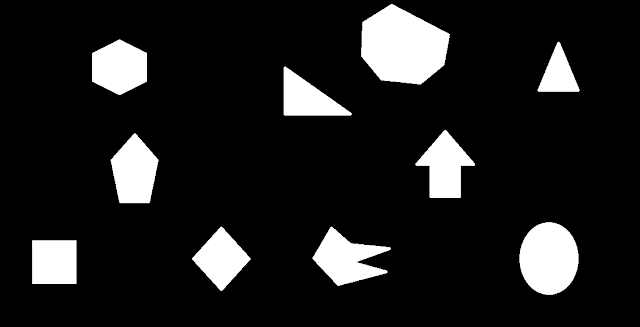
//> input picture Image Processing/src.png, 640 x 327 px
$ ./main   (built with g++ and OpenCV 4)
//> lines starting //> are read from the running program, lines starting //| are printed output that depends on the picture; after the words box and inside, x2 and y2 are one past the last pixel; in counts of white or black regions, pixels touching at a corner belong together
//Includes
#include <iostream>
#include "opencv2/opencv.hpp"
#include <stdint.h>
#include <bitset>

//Namespaces
using namespace cv;
using namespace std;

//Variables

Mat original;
Mat* originalPt = &original;
//Number of shapes Variable
int numberOfShapesExpected = 1;
int numberOfShapes = 0;

//Define countour vector
vector<vector<Point> > contours;

//Function declarations
Mat ImageCapture(Mat original);


//Main function
int main(int argv, char** argc)
{
	VideoCapture videoStream(0);
	Mat image = imread("src.png");
//> image is the input picture: 327 rows x 640 cols, CV_8UC3; min 0, max 255, mean 30
	//imshow("image", ImageCapture(image));
	//namedWindow("Webcam");
	while (videoStream.isOpened()) {
		videoStream >> image;
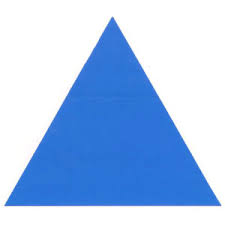
//> input picture Image Processing/src.jpg, 225 x 225 px, given in place of the camera
//> image is the input picture: 225 rows x 225 cols, CV_8UC3; mean B, G, R 238.3, 198.1, 169.5
		imshow("Webcam", ImageCapture(image));
		waitKey(1);
	}

	return(0);
}

Mat ImageCapture(Mat original) {
	//imshow("original", original);
	//Variables for binary conversion
	double thr1 = 800;
	double thr2 = 850;

	//Hold pointers for contours
	vector<Point> result;
	vector<vector<Point> > contours;
	vector<Vec4i> hierarchy;

	//Variables for image storage
	Mat grayscale, binary;

	//Convert source image to grayscale
	cvtColor(original, grayscale, CV_RGB2GRAY);
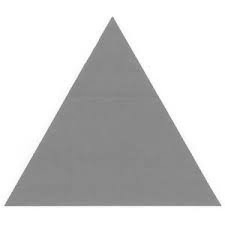
//> grayscale: 225 rows x 225 cols, CV_8UC1; min 118, max 255, mean 206.8

	//Convert grayscale image to binary
	Canny(grayscale, binary, thr1, thr2, 5, true);
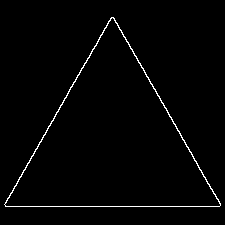
//> binary: 225 rows x 225 cols, CV_8UC1; 1.6% white in thin lines or dots, all inside (x1, y1, x2, y2) = (4, 17, 221, 207)
	imshow("Binary", binary);
	imshow("Grayscale", grayscale);
	//Find contours of the binary image
	findContours(binary, contours, hierarchy, RETR_EXTERNAL, CHAIN_APPROX_SIMPLE);
//> contours = 1 contour; box (x1, y1, x2, y2) and area: (4, 17, 221, 207) 20888

	for (int i = 0; i < contours.size(); i++) {
		approxPolyDP(contours[i], result, arcLength(contours[i], true)*0.2, true);
	}
//> this loop made 1 pass
//> result on pass 1: 3 Points (x, y): [111, 17], [5, 206], [219, 206]

	//If the contour is a triangle
	if (result.size() == 3) {
		//Iterate through each point

		line(original, result.at(0), result.at(1), cvScalar(255, 0, 255), 4);
		line(original, result.at(1), result.at(2), cvScalar(255, 0, 255), 4);
		line(original, result.at(2), result.at(0), cvScalar(255, 0, 255), 4);
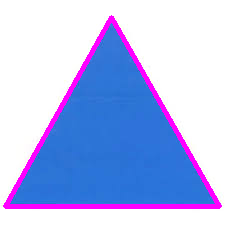
//> original: 225 rows x 225 cols, CV_8UC3; mean B, G, R 240.1, 187.7, 177.5

	}

	//If the contour is a quadrilateral
	if (result.size() == 4) {
		//Iterate through each point

		line(original, result.at(0), result.at(1), cvScalar(0, 0, 255), 4);
		line(original, result.at(1), result.at(2), cvScalar(0, 0, 255), 4);
		line(original, result.at(2), result.at(3), cvScalar(0, 0, 255), 4);
		line(original, result.at(3), result.at(0), cvScalar(0, 0, 255), 4);
	}

	//If the contour is a pentagon
	if (result.size() == 5) {
		//Iterate through each point

		line(original, result.at(0), result.at(1), cvScalar(0, 255, 255), 4);
		line(original, result.at(1), result.at(2), cvScalar(0, 255, 255), 4);
		line(original, result.at(2), result.at(3), cvScalar(0, 255, 255), 4);
		line(original, result.at(3), result.at(4), cvScalar(0, 255, 255), 4);
		line(original, result.at(4), result.at(0), cvScalar(0, 255, 255), 4);
	}

	//if the contour is a hexagon
	if (result.size() == 6) {
		//Iterate through each point

		line(original, result.at(0), result.at(1), cvScalar(255, 255, 0), 4);
		line(original, result.at(1), result.at(2), cvScalar(255, 255, 0), 4);
		line(original, result.at(2), result.at(3), cvScalar(255, 255, 0), 4);
		line(original, result.at(3), result.at(4), cvScalar(255, 255, 0), 4);
		line(original, result.at(4), result.at(5), cvScalar(255, 255, 0), 4);
		line(original, result.at(5), result.at(0), cvScalar(255, 255, 0), 4);
	}
	//Obtain a sequence of contours


	//Add more for more shapes


	return(original);
}
